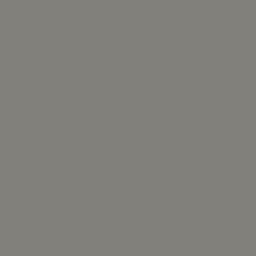
#> input picture outputs/ecology_images/air_pollution_20250703_204401_1.png, 256 x 256 px; its folder holds 4 pictures in this run
$ python view_ecology_images.py
#> lines starting #> are read from the running program, lines starting #| are printed output that depends on the picture
#!/usr/bin/env python3
# -*- coding: utf-8 -*-
"""
生态警示图像查看器
用于查看和展示生成的生态警示图像
"""

import os
import json
from pathlib import Path
from PIL import Image
import matplotlib.pyplot as plt
import matplotlib.patches as patches
from datetime import datetime

class EcologyImageViewer:
    """生态图像查看器"""

    def __init__(self, images_dir="outputs/ecology_images"):
        self.images_dir = Path(images_dir)
        self.scenario_names = {
            "forest_protection": "森林保护",
            "air_pollution": "空气污染警示",
            "water_conservation": "水资源保护",
            "climate_change": "气候变化影响",
            "renewable_energy": "可再生能源",
            "wildlife_protection": "野生动物保护",
            "custom_城市绿化": "城市绿化",
            "custom_海洋保护": "海洋保护"
        }

    def get_latest_report(self):
        """获取最新的生成报告"""
        report_files = list(self.images_dir.glob("generation_report_*.json"))
        if not report_files:
            return None

        # 按修改时间排序，获取最新的
        latest_report = max(report_files, key=lambda x: x.stat().st_mtime)

        with open(latest_report, 'r', encoding='utf-8') as f:
            return json.load(f)

    def get_all_images(self):
        """获取所有图像文件"""
        image_files = []
        for ext in ['*.png', '*.jpg', '*.jpeg']:
            image_files.extend(self.images_dir.glob(ext))

        # 排除报告文件
        image_files = [f for f in image_files if not f.name.startswith('generation_report')]

        return sorted(image_files)

    def display_image_grid(self, max_images=8):
        """以网格形式显示图像"""
        image_files = self.get_all_images()

        if not image_files:
            print("未找到生成的图像文件")
            return

        # 限制显示数量
        image_files = image_files[:max_images]

        # 计算网格布局
        n_images = len(image_files)
        cols = min(4, n_images)
        rows = (n_images + cols - 1) // cols

        # 创建图形
        fig, axes = plt.subplots(rows, cols, figsize=(15, 4*rows))
        fig.suptitle('生态警示图像生成结果', fontsize=16, fontweight='bold')

        # 确保axes是二维数组
        if rows == 1:
            axes = axes.reshape(1, -1)
        elif cols == 1:
            axes = axes.reshape(-1, 1)

        for i, img_file in enumerate(image_files):
            row = i // cols
            col = i % cols

            try:
                # 加载并显示图像
                img = Image.open(img_file)
                axes[row, col].imshow(img)

                # 从文件名提取场景信息
                filename = img_file.stem
                scenario_key = '_'.join(filename.split('_')[:-2])  # 移除时间戳和序号

                # 获取中文名称
                chinese_name = self.scenario_names.get(scenario_key, scenario_key)

                axes[row, col].set_title(chinese_name, fontsize=12, fontweight='bold')
                axes[row, col].axis('off')

                # 添加边框
                rect = patches.Rectangle((0, 0), img.width-1, img.height-1,
                                       linewidth=2, edgecolor='green', facecolor='none')
                axes[row, col].add_patch(rect)

            except Exception as e:
                axes[row, col].text(0.5, 0.5, f'加载失败\n{str(e)}',
                                  ha='center', va='center', transform=axes[row, col].transAxes)
                axes[row, col].set_title(f'错误: {img_file.name}', fontsize=10)
                axes[row, col].axis('off')

        # 隐藏多余的子图
        for i in range(n_images, rows * cols):
            row = i // cols
            col = i % cols
            axes[row, col].axis('off')

        plt.tight_layout()
        plt.show()

        return fig

    def display_single_image(self, image_path):
        """显示单个图像"""
        try:
            img = Image.open(image_path)

            plt.figure(figsize=(10, 8))
            plt.imshow(img)

            # 从文件名提取场景信息
            filename = Path(image_path).stem
            scenario_key = '_'.join(filename.split('_')[:-2])
            chinese_name = self.scenario_names.get(scenario_key, scenario_key)

            plt.title(f'{chinese_name}\n{Path(image_path).name}', fontsize=14, fontweight='bold')
            plt.axis('off')

            # 添加图像信息
            info_text = f'尺寸: {img.size[0]}x{img.size[1]}\n模式: {img.mode}'
            plt.figtext(0.02, 0.02, info_text, fontsize=10,
                       bbox=dict(boxstyle="round,pad=0.3", facecolor="lightgray", alpha=0.8))

            plt.tight_layout()
            plt.show()

        except Exception as e:
            print(f"显示图像失败: {e}")

    def print_generation_summary(self):
        """打印生成摘要"""
        report = self.get_latest_report()
        image_files = self.get_all_images()

        print("=" * 60)
        print("生态警示图像生成摘要")
        print("=" * 60)

        if report:
            print(f"生成时间: {report['timestamp']}")
            print(f"使用设备: {report['device_used']}")
            print(f"生成模式: {report['generation_mode']}")
            print(f"成功场景: {report['successful_scenarios']}/{report['total_scenarios']}")
            print(f"总图像数: {report['total_images_generated']}")
            print()

            print("场景详情:")
            for scenario_key, result in report['results'].items():
                chinese_name = self.scenario_names.get(scenario_key, scenario_key)
                status = "✅" if result['success'] else "❌"
                print(f"  {status} {chinese_name}: {result['num_images']} 张图像")

        print(f"\n当前图像文件: {len(image_files)} 个")
        print(f"保存目录: {self.images_dir.absolute()}")

        print("\n图像用途:")
        print("- 环保教育宣传材料")
        print("- 生态警示展示")
        print("- 气候变化科普")
        print("- 可持续发展教育")
        print("- 环境保护意识提升")

        print("=" * 60)

    def create_image_catalog(self):
        """创建图像目录HTML文件"""
        image_files = self.get_all_images()
        report = self.get_latest_report()

        html_content = f"""
<!DOCTYPE html>
<html lang="zh-CN">
<head>
    <meta charset="UTF-8">
    <meta name="viewport" content="width=device-width, initial-scale=1.0">
    <title>生态警示图像目录</title>
    <style>
        body {{
            font-family: 'Microsoft YaHei', Arial, sans-serif;
            margin: 0;
            padding: 20px;
            background-color: #f5f5f5;
        }}
        .header {{
            text-align: center;
            background: linear-gradient(135deg, #4CAF50, #2E7D32);
            color: white;
            padding: 30px;
            border-radius: 10px;
            margin-bottom: 30px;
        }}
        .summary {{
            background: white;
            padding: 20px;
            border-radius: 10px;
            margin-bottom: 30px;
            box-shadow: 0 2px 10px rgba(0,0,0,0.1);
        }}
        .image-grid {{
            display: grid;
            grid-template-columns: repeat(auto-fit, minmax(300px, 1fr));
            gap: 20px;
        }}
        .image-card {{
            background: white;
            border-radius: 10px;
            overflow: hidden;
            box-shadow: 0 4px 15px rgba(0,0,0,0.1);
            transition: transform 0.3s ease;
        }}
        .image-card:hover {{
            transform: translateY(-5px);
        }}
        .image-card img {{
            width: 100%;
            height: 200px;
            object-fit: cover;
        }}
        .image-info {{
            padding: 15px;
        }}
        .image-title {{
            font-size: 18px;
            font-weight: bold;
            color: #2E7D32;
            margin-bottom: 10px;
        }}
        .image-details {{
            color: #666;
            font-size: 14px;
        }}
        .stats {{
            display: flex;
            justify-content: space-around;
            margin: 20px 0;
        }}
        .stat-item {{
            text-align: center;
        }}
        .stat-number {{
            font-size: 24px;
            font-weight: bold;
            color: #4CAF50;
        }}
        .stat-label {{
            color: #666;
            font-size: 14px;
        }}
    </style>
</head>
<body>
    <div class="header">
        <h1>🌱 生态警示图像目录</h1>
        <p>AI生成的环保教育和生态警示图像集合</p>
    </div>

    <div class="summary">
        <h2>生成摘要</h2>
        <div class="stats">
            <div class="stat-item">
                <div class="stat-number">{len(image_files)}</div>
                <div class="stat-label">总图像数</div>
            </div>
            <div class="stat-item">
                <div class="stat-number">{report['successful_scenarios'] if report else 'N/A'}</div>
                <div class="stat-label">成功场景</div>
            </div>
            <div class="stat-item">
                <div class="stat-number">{report['generation_mode'].upper() if report else 'N/A'}</div>
                <div class="stat-label">生成模式</div>
            </div>
            <div class="stat-item">
                <div class="stat-number">{report['device_used'].upper() if report else 'N/A'}</div>
                <div class="stat-label">使用设备</div>
            </div>
        </div>
        <p><strong>生成时间:</strong> {report['timestamp'] if report else 'N/A'}</p>
    </div>

    <div class="image-grid">
"""

        for img_file in image_files:
            filename = img_file.stem
            scenario_key = '_'.join(filename.split('_')[:-2])
            chinese_name = self.scenario_names.get(scenario_key, scenario_key)

            # 获取图像信息
            try:
                img = Image.open(img_file)
#> img is the input picture: PIL image 256x256 RGB; mean R, G, B 129.6, 128, 122
                img_info = f"{img.size[0]}x{img.size[1]}, {img.mode}"
#> img_info = '256x256, RGB'
            except:
                img_info = "信息获取失败"

            html_content += f"""
        <div class="image-card">
            <img src="{img_file.name}" alt="{chinese_name}">
            <div class="image-info">
                <div class="image-title">{chinese_name}</div>
                <div class="image-details">
                    <p><strong>文件名:</strong> {img_file.name}</p>
                    <p><strong>图像信息:</strong> {img_info}</p>
                </div>
            </div>
        </div>
"""

        html_content += """
    </div>

    <div style="text-align: center; margin-top: 40px; color: #666;">
        <p>这些图像可用于环保教育、生态警示展示、气候变化科普等用途</p>
        <p>生成时间: {}</p>
    </div>
</body>
</html>
""".format(datetime.now().strftime("%Y-%m-%d %H:%M:%S"))

        # 保存HTML文件
        html_file = self.images_dir / "image_catalog.html"
        with open(html_file, 'w', encoding='utf-8') as f:
            f.write(html_content)

        print(f"图像目录已创建: {html_file}")
        return html_file

def main():
    """主函数"""
    viewer = EcologyImageViewer()

    # 打印生成摘要
    viewer.print_generation_summary()

    # 创建HTML目录
    html_file = viewer.create_image_catalog()

    # 显示图像网格
    print("\n正在显示图像网格...")
    try:
        viewer.display_image_grid()
#> in display_image_grid, `plt.show()`:
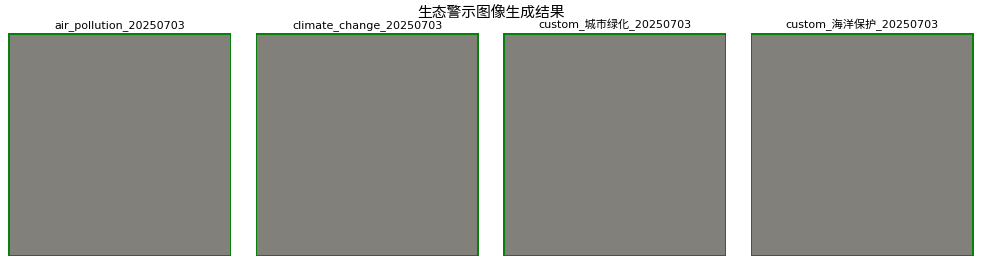
#> figure drawn by matplotlib, 4 panels
    except Exception as e:
        print(f"显示图像网格失败: {e}")
        print("请确保已安装matplotlib和PIL库")

    print(f"\n✅ 图像查看完成")
    print(f"📁 图像目录: {viewer.images_dir.absolute()}")
    print(f"🌐 HTML目录: {html_file}")

if __name__ == "__main__":
    main()
